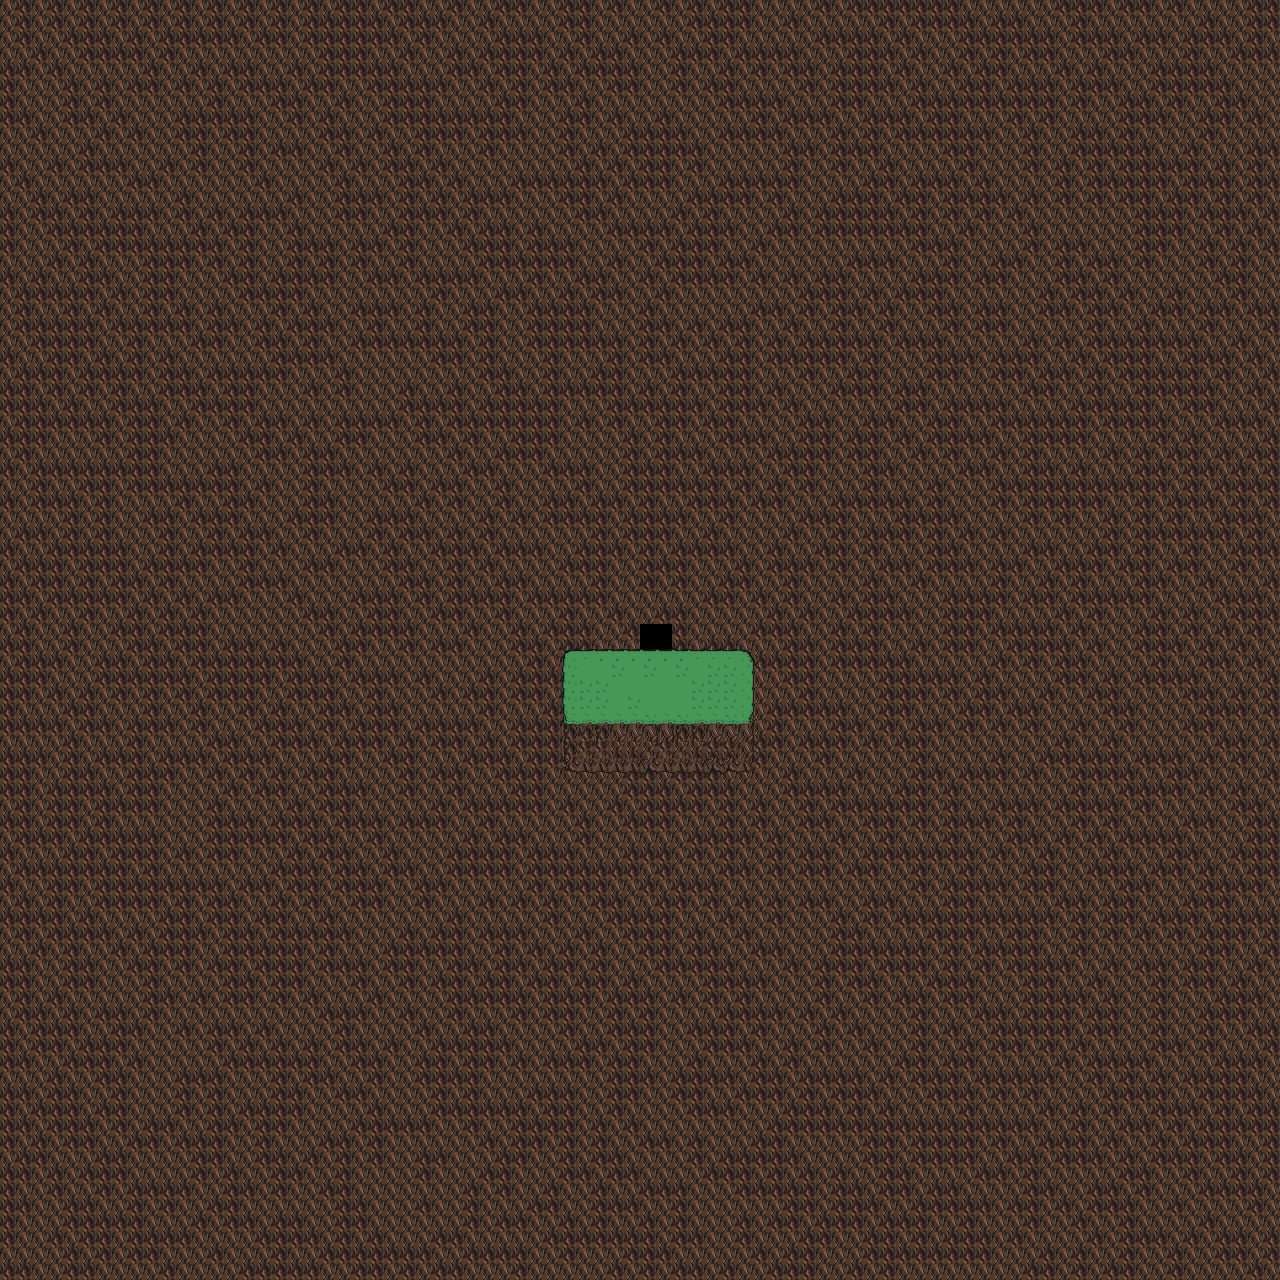

A level layout from a 2D game, rendered from its tile map. Below: a short description, then the map file with tile-grid data replaced by summaries:
An orthogonal 80x80 tile map with 16x16 px tiles, 2 tile layers (BG, Tile Layer 2).

<map version="1.10" tiledversion="1.10.1" orientation="orthogonal" renderorder="right-down" width="80" height="80" tilewidth="16" tileheight="16" infinite="0" nextlayerid="3" nextobjectid="1">
 <tileset firstgid="1" source="../Tileset/Hill.tsx" />
 <layer id="1" name="BG" width="80" height="80">
  <data>[6400 cells, 6396 non-empty, 2 distinct tile ids]</data>
 </layer>
 <layer id="2" name="Tile Layer 2" width="80" height="80" offsetx="498" offsety="502">
  <data>[6400 cells, 86 non-empty, 20 distinct tile ids]</data>
 </layer>
</map>
